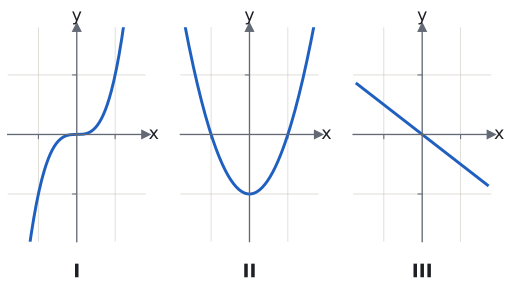

Write Python code to recreate this figure.
import sys; sys.path.insert(0, "tools")
from cizim import *

# Üç grafik: I. y = x³/4 (tek), II. y = x²/2 − 2 (çift), III. y = −x/2 (tek).
fig, eks = plt.subplots(1, 3, figsize=(6.5, 2.9))
x = np.linspace(-3.4, 3.4, 200)
egriler = (("I", x**3 / 4), ("II", x**2 / 2 - 2), ("III", -x / 2))
for ax, (ad, y) in zip(eks, egriler):
    eksenler(ax, (-3.6, 3.6), (-3.6, 3.6))
    ax.set_xticks([-2, 2]); ax.set_xticklabels(["", ""])
    ax.set_yticks([-2, 2]); ax.set_yticklabels(["", ""])
    ax.plot(x, y, color=MAVI)
    ax.text(0.5, -0.1, ad, transform=ax.transAxes, ha="center", va="top", fontsize=14, fontweight="bold")
fig.subplots_adjust(wspace=0.25)
kaydet(fig, __file__)
